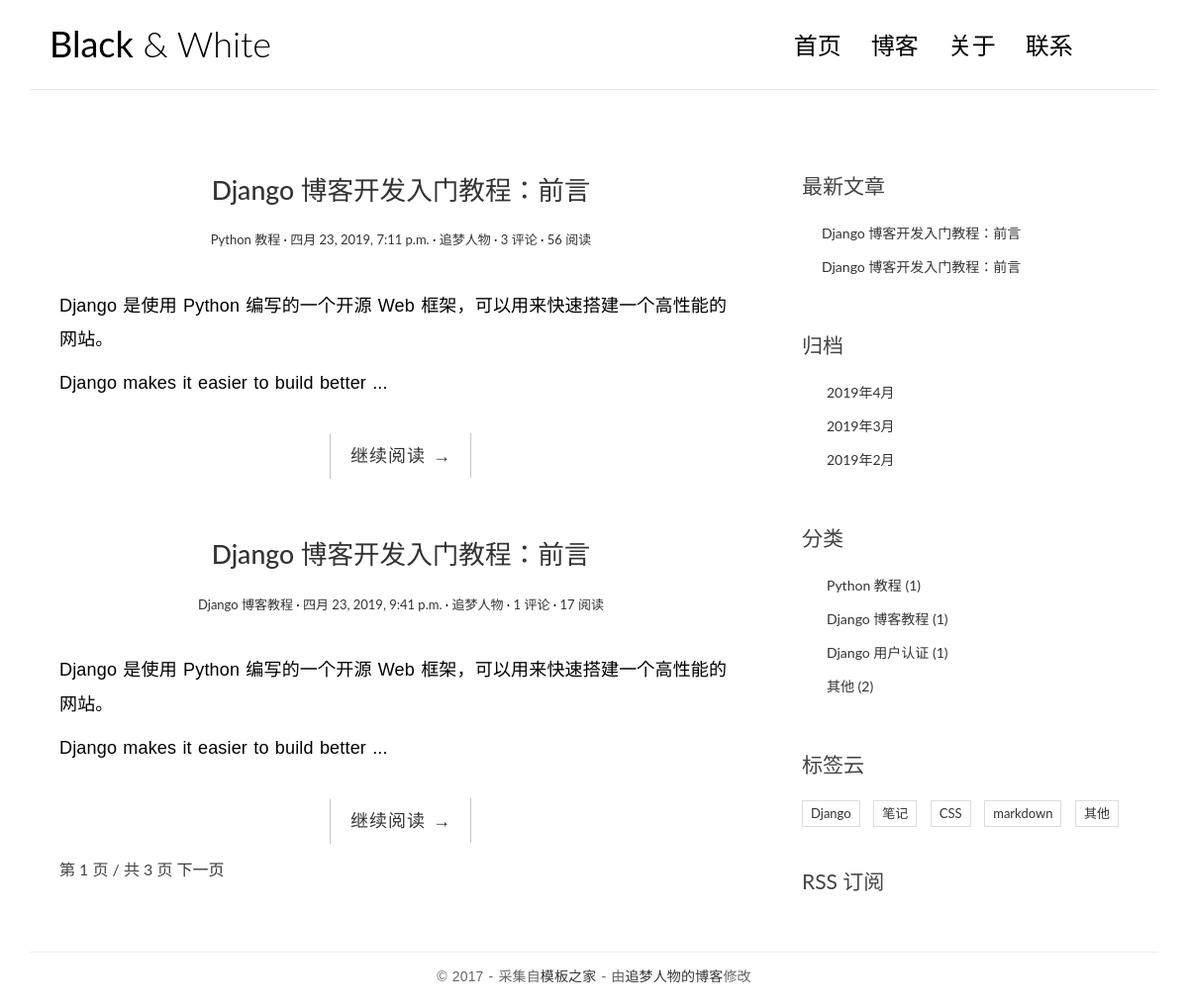
The page / on the database its author committed.
### myblog/models.py (models this page shows, shortened)
class Article(models.Model):
    title = models.CharField(max_length=100)
    content = models.TextField()
    article_time = models.DateTimeField(auto_now_add=True)
    article_username = models.CharField(max_length=20)
    article_views = models.IntegerField(default=0)
    article_category = models.ForeignKey("Category", on_delete=models.CASCADE)
    article_tags = models.ManyToManyField(to="Tags")

class Category(models.Model):
    category_content = models.CharField(max_length=100)
    def __str__(self):
        return "%s " % (self.category_content)

class Tags(models.Model):
    tags_content = models.CharField(max_length=100)

### myblog/views.py (the view)
# urls.py: url(r'^$', views.index, name='index'),
def index(request):
    articlelist = Article.objects.all()
    categorylist = Category.objects.all()
    tagslist = Tags.objects.all()
    now_time = datetime.datetime.now()
    paginator = Paginator(articlelist, 2)
    pagenum = request.GET.get("page")
    pagenum = 1 if pagenum == None else pagenum
    page = paginator.page(pagenum)
    return render(request, 'myblog/index.html', {"articlelist": page,
                                                 "categorylist":categorylist, "tagslist":tagslist, "now_time":now_time})

### myblog/templatetags/extend_fun.py (called while the page is built)
@register.filter(name='markdown_content')
def markdown_content(value):
    md = markdown.Markdown(extensions=[
        'markdown.extensions.extra',
        'markdown.extensions.codehilite',
        'markdown.extensions.toc'
    ])
    value.content = md.convert(value.content)
    value.toc = md.toc
    return value.content

### templates/myblog/index.html (shortened to what this page needs)
<!DOCTYPE html>
<html>
<head>
    <link rel="stylesheet" href="/static/css/bootstrap.min.css">
    <link rel="stylesheet" href="http://code.ionicframework.com/ionicons/2.0.1/css/ionicons.min.css">
    <link rel="stylesheet" href="/static/css/pace.css">
    <link rel="stylesheet" href="/static/css/custom.css">
</head>
<body>
<div class="container">
    <header id="site-header">
        <div class="row">
            <div class="col-md-4 col-sm-5 col-xs-8">
                <div class="logo">
                    <h1><a href="index.html"><b>Black</b> &amp; White</a></h1>
                </div>
            </div>
            <div class="col-md-8 col-sm-7 col-xs-4">
                <nav class="main-nav" role="navigation">
                    <div class="collapse navbar-collapse" id="bs-example-navbar-collapse-1">
                        <ul class="nav navbar-nav navbar-right">
                            <li class="cl-effect-11"><a href="{% url 'myblog:index' %}" data-hover="首页">首页</a></li>
                            <li class="cl-effect-11"><a href="full-width.html" data-hover="博客">博客</a></li>
                            <li class="cl-effect-11"><a href="about.html" data-hover="关于">关于</a></li>
                            <li class="cl-effect-11"><a href="contact.html" data-hover="联系">联系</a></li>
                        </ul>
                    </div>
                </nav>
            </div>
        </div>
    </header>
</div>
<div class="content-body">
    <div class="container">
        <div class="row">
            <main class="col-md-8">
                {% for article in articlelist %}
                    <article class="post post-1">
                        <header class="entry-header">
                            <h1 class="entry-title">
                                <a href="/single/{{article.id}}">{{article.title}}</a>
                            </h1>
                            <div class="entry-meta">
                                <span class="post-category"><a href="#">{{article.article_category}}</a></span>
                                <span class="post-date">
                                    <a href="#"><time class="entry-date" datetime="2012-11-09T23:15:57+00:00">
                                        {{article.article_time}}</time></a>
                                </span>
                                <span class="post-author"><a href="#">{{article.article_username}}</a></span>
                                <span class="comments-link"><a href="#">{{article.comment_set.count}} 评论</a></span>
                                <span class="views-count"><a href="#">{{article.article_views}} 阅读</a></span>
                            </div>
                        </header>
                        <div class="entry-content clearfix">
                            {% load extend_fun %}
                            <p>{{article|markdown_content|slice:100|safe}}...</p>
                            <div class="read-more cl-effect-14">
                                <a href="#" class="more-link">继续阅读 <span class="meta-nav">→</span></a>
                            </div>
                        </div>
                    </article>
                {% empty %}
                <a href="">没有文章</a>
                {% endfor %}
                <div class="pagination-simple">
                    <span class="current">第 {{articlelist.number}} 页 / 共 {{articlelist.paginator.num_pages}} 页</span>
                    {% if articlelist.has_next %}
                    <a href="?page={{articlelist.next_page_number}}">下一页</a>
                    {% endif %}
                </div>
            </main>
            <aside class="col-md-4">
                <div class="widget widget-recent-posts">
                    <h3 class="widget-title">最新文章</h3>
                    <ul>
                        {% for article in articlelist %}
                        <li><a href="/single/{{article.id}}">{{article.title}}</a></li>
                        {% endfor %}
                    </ul>
                </div>
                <div class="widget widget-archives">
                    <h3 class="widget-title">归档</h3>
                    <ul>
                        <li><a href="/filetime/{{now_time.year}}/{{now_time.month}}">{{now_time.year}}年{{now_time.month}}月</a></li>
                        <li><a href="/filetime/{{now_time.year}}/{{now_time.month|add:-1}}">{{now_time.year}}年{{now_time.month|add:-1}}月</a></li>
                        <li><a href="/filetime/{{now_time.year}}/{{now_time.month|add:-2}}">{{now_time.year}}年{{now_time.month|add:-2}}月</a></li>
                    </ul>
                </div>
                <div class="widget widget-category">
                    <h3 class="widget-title">分类</h3>
                    <ul>
                        {% for category in categorylist %}
                        <li><a href="/category/{{category.id}}">{{category.category_content}}
                            ({{category.article_set.count}})</a></li>
                        {% endfor %}
                    </ul>
                </div>
                <div class="widget widget-tag-cloud">
                    <h3 class="widget-title">标签云</h3>
                    <ul>
                        {% for tags in tagslist %}
                        <li><a href="/tags/{{tags.id}}">{{tags.tags_content}}</a></li>
                        {% endfor %}
                    </ul>
                </div>
                <div class="rss">
                    <a href="{% url 'myblog:rss' %}"> RSS 订阅</a>
                </div>
            </aside>
        </div>
    </div>
</div>
<footer id="site-footer">
    <div class="container">
        <div class="row">
            <div class="col-md-12">
                <p class="copyright">&copy 2017 - 采集自<a href="http://www.cssmoban.com/"
                                                        target="_blank" title="模板之家">模板之家</a>
                    - 由<a href="http://zmrenwu.com/" title="网页模板" target="_blank">追梦人物的博客</a>修改
                </p>
            </div>
        </div>
    </div>
</footer>
</body>
</html>

### static/css/custom.css (style rules this page uses)
* { outline: none; }
h1, h2, h3, h4, h5, h6 { margin-top: 0; }
b { font-weight: 400; }
a { color: #333; }
body { color: #444; font-family: 'Lato', sans-serif; }
p { font-family: 'Ubuntu', sans-serif; font-weight: 400; word-spacing: 1px; letter-spacing: 0.01em; }
#site-header { background-color: #FFF; padding: 25px 20px; margin-bottom: 40px; border-bottom: 1px solid #e7e7e7; }
.logo h1 a { color: #000; }
.logo h1 { margin: 0; font-family: 'Lato', sans-serif; font-weight: 300; }
.main-nav { margin-top: 11px; max-width: 95%; }
.main-nav a { color: #000000 !important; padding: 0 0 5px 0 !important; margin-right: 30px; font-family: 'Lato', sans-serif; font-weight: 300; font-size: 24px; }
.cl-effect-11 a { padding: 10px 0; color: #0972b4; text-shadow: none; }
.cl-effect-11 a::before { position: absolute; top: 0; left: 0; overflow: hidden; padding: 0 0 5px 0 !important; max-width: 0; border-bottom: 1px solid #000; color: #000; content: attr(data-hover); white-space: nowrap; -webkit-transition: max-width 0.5s; -moz-transition: max-width 0.5s; transition: max-width 0.5s; }
.content-body { padding-bottom: 4em; }
.post { background: #fff; padding: 30px 30px 0; }
.entry-title { text-align: center; font-size: 1.9em; margin-bottom: 20px; line-height: 1.6; padding: 10px 20px 0; }
.entry-meta { text-align: center; color: #DDDDDD; font-size: 13px; margin-bottom: 30px; }
.entry-content { font-size: 18px; line-height: 1.9; font-weight: 300; color: #000; }
.post-category::after, .post-date::after, .post-author::after, .comments-link::after { content: ' ·'; color: #000; }
.read-more { font-family: 'Ubuntu', sans-serif; font-weight: 400; word-spacing: 1px; letter-spacing: 0.01em; text-align: center; margin-top: 20px; }
.cl-effect-14 a { padding: 0 20px; height: 45px; line-height: 45px; position: relative; display: inline-block; margin: 15px 25px; letter-spacing: 1px; font-weight: 400; text-shadow: 0 0 1px rgba(255, 255, 255, 0.3); }
.cl-effect-14 a::before, .cl-effect-14 a::after { position: absolute; width: 45px; height: 1px; background: #C3C3C3; content: ''; -webkit-transition: all 0.3s; -moz-transition: all 0.3s; transition: all 0.3s; pointer-events: none; }
.cl-effect-14 a::before { top: 0; left: 0; -webkit-transform: rotate(90deg); -moz-transform: rotate(90deg); transform: rotate(90deg); -webkit-transform-origin: 0 0; -moz-transform-origin: 0 0; transform-origin: 0 0; }
.cl-effect-14 a::after { right: 0; bottom: 0; -webkit-transform: rotate(90deg); -moz-transform: rotate(90deg); transform: rotate(90deg); -webkit-transform-origin: 100% 0; -moz-transform-origin: 100% 0; transform-origin: 100% 0; }
.widget { background: #fff; padding: 30px 0 0; }
.widget-title { font-size: 1.5em; margin-bottom: 20px; line-height: 1.6; padding: 10px 0 0; font-weight: 400; }
.widget-recent-posts ul { padding: 0; margin: 0; padding-left: 20px; }
.widget-recent-posts ul li { list-style-type: none; position: relative; line-height: 170%; margin-bottom: 10px; }
.widget-recent-posts ul li::before { content: '\f3d3'; font-family: "Ionicons"; position: absolute; left: -17px; top: 3px; font-size: 16px; color: #000; }
.widget-archives ul { padding: 0; margin: 0; padding-left: 25px; }
.widget-archives ul li { list-style-type: none; position: relative; line-height: 170%; margin-bottom: 10px; }
.widget-archives ul li::before { content: '\f3f3'; font-family: "Ionicons"; position: absolute; left: -25px; top: 1px; font-size: 16px; color: #000; }
.widget-category ul { padding: 0; margin: 0; padding-left: 25px; }
.widget-category ul li { list-style-type: none; position: relative; line-height: 170%; margin-bottom: 10px; }
.widget-category ul li::before { content: '\f3fe'; font-family: "Ionicons"; position: absolute; left: -25px; top: 1px; font-size: 18px; color: #000; }
.widget-tag-cloud ul { padding: 0; margin: 0; margin-right: -10px; }
.widget-tag-cloud ul li { list-style-type: none; font-size: 13px; display: inline-block; margin-right: 10px; margin-bottom: 10px; padding: 3px 8px; border: 1px solid #ddd; }
.rss { font-size: 21px; margin-top: 30px; }
.rss a { color: #444; }
#site-footer { padding-top: 10px; padding: 0 0 1.5em 0; }
.copyright { text-align: center; padding-top: 1em; margin: 0; border-top: 1px solid #eee; color: #666; }
.pagination-simple { padding-left: 30px; font-size: 16px; }

### rows shown on the page
Article: title "Django 博客开发入门教程：前言", article_category "Python 教程", article_time "四月 23, 2019, 7:11 p.m.", article_username "追梦人物", comment_set.count "3", article_views "56", content "Django 是使用 Python 编写的一个开源 Web 框架，可以用来快速搭建一个高性能的网站。 Django makes it easier to build better"
Article: title "Django 博客开发入门教程：前言", article_category "Django 博客教程", article_time "四月 23, 2019, 9:41 p.m.", article_username "追梦人物", comment_set.count "1", article_views "17", content "Django 是使用 Python 编写的一个开源 Web 框架，可以用来快速搭建一个高性能的网站。 Django makes it easier to build better"
Category: category_content "Python 教程", article_set.count "1"
Category: category_content "Django 博客教程", article_set.count "1"
Category: category_content "Django 用户认证", article_set.count "1"
Category: category_content "其他", article_set.count "2"
Tags: tags_content "Django"
Tags: tags_content "笔记"
Tags: tags_content "CSS"
Tags: tags_content "markdown"
Tags: tags_content "其他"

### other values the page prints
{{ articlelist.number }} "1"
{{ articlelist.paginator.num_pages }} "3"
